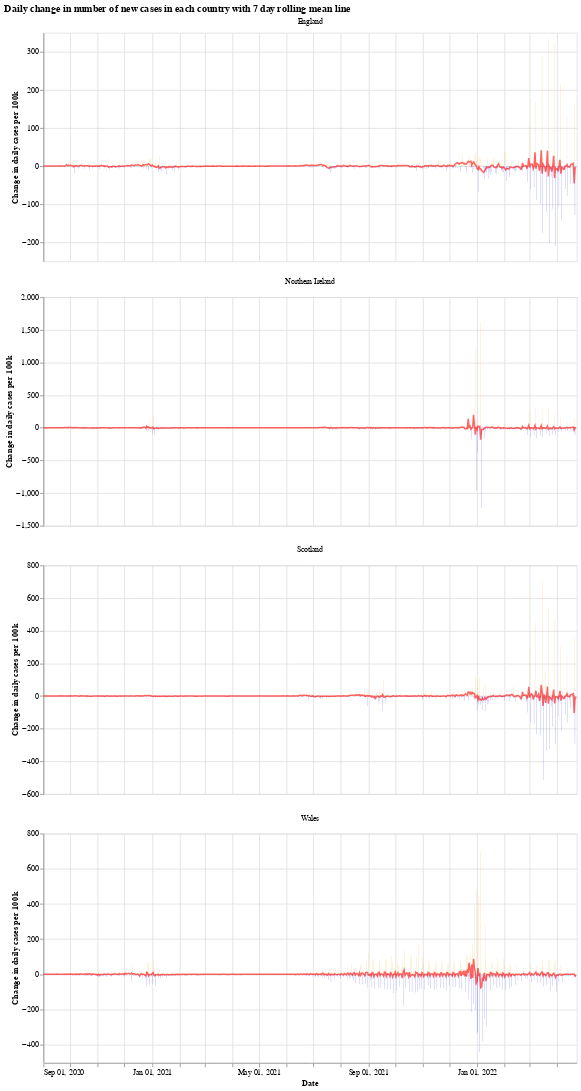

Write notebook code for a chart like this one.
### Markdown cell above
We will use the Python library `Altair` for visualising the data, see the [altair docs](https://altair-viz.github.io/) for more information.

First we have a graph which shows the daily change in the number of new cases for each country. This number jumps up and down all over the place, which is likely due to delay in reporting of new cases over the weekend. Another interesting thing is that it looks like the daily cases in Wales experienced a much shorter period of calm over the summer (calm in the sense of daily cases not jumping up and down).

The orange bars are days when the number of new cases (per 100k population) was more than the previous day, while the blue are days when the number of new cases dropped. The red line is the 7 day moving average. 

When the moving average line is below 0, it means that there is a consistent drop in new cases. We can see this clearly happening around the times that lockdowns were introduced (though, to varying degrees). I will update the graphs soon with a marker of when each lockdown started.

### Code cell
# collapse
import altair as alt

bars = alt.Chart(uk_cases).mark_bar().encode(
    x=alt.X("yearmonthdate(date):T", axis=alt.Axis(title='Date')),
    y=alt.Y("casesChangeRate:Q", axis=alt.Axis(title='Change in daily cases per 100k')),
    tooltip='casesChange',
    color=alt.condition(
        alt.datum.casesChangeRate > 0,
        alt.value("orange"),  # The positive color
        alt.value("blue")  # The negative color
    )
).properties(title='Daily change in number of new cases with 7 day rolling mean',width=700).interactive()

line = alt.Chart(uk_cases).mark_line(
    color='red',
    size=2,
    opacity=0.6
).transform_window(
    rolling_mean='mean(casesChangeRate)',
    frame=[0, 7],
    groupby=['areaName']
).encode(
    x='yearmonthdate(date):T',
    y='rolling_mean:Q'
)

alt.layer(bars, line, data=uk_cases).facet(alt.Column(
    'areaName', title=''), columns=1).resolve_scale(y='independent').properties(title='Daily change in number of new cases in each country with 7 day rolling mean line')

### Figure 1 — Vega-Lite specification as saved in the notebook (floating-point values rounded to 4 significant figures; data arrays with more than 128 entries replaced by an {"elided": "..."} marker saying what was removed)
{"config": {"view": {"continuousWidth": 400, "continuousHeight": 300}}, "data": {"name": "data-dbddaf38673c3f3e203d01be4ecb2676"}, "facet": {"type": "nominal", "field": "areaName", "title": ""}, "spec": {"layer": [{"mark": "bar", "encoding": {"color": {"condition": {"value": "orange", "test": "(datum.casesChangeRate > 0)"}, "value": "blue"}, "tooltip": {"type": "quantitative", "field": "casesChange"}, "x": {"type": "temporal", "axis": {"title": "Date"}, "field": "date", "timeUnit": "yearmonthdate"}, "y": {"type": "quantitative", "axis": {"title": "Change in daily cases per 100k"}, "field": "casesChangeRate"}}, "selection": {"selector001": {"type": "interval", "bind": "scales", "encodings": ["x", "y"]}}, "title": "Daily change in number of new cases with 7 day rolling mean", "width": 700}, {"mark": {"type": "line", "color": "red", "opacity": 0.6, "size": 2}, "encoding": {"x": {"type": "temporal", "field": "date", "timeUnit": "yearmonthdate"}, "y": {"type": "quantitative", "field": "rolling_mean"}}, "transform": [{"window": [{"op": "mean", "field": "casesChangeRate", "as": "rolling_mean"}], "frame": [0, 7], "groupby": ["areaName"]}]}]}, "columns": 1, "resolve": {"scale": {"y": "independent"}}, "title": "Daily change in number of new cases in each country with 7 day rolling mean line", "$schema": "https://vega.github.io/schema/vega-lite/v4.8.1.json", "datasets": {"data-dbddaf38673c3f3e203d01be4ecb2676": {"elided": "2396 records"}}}
